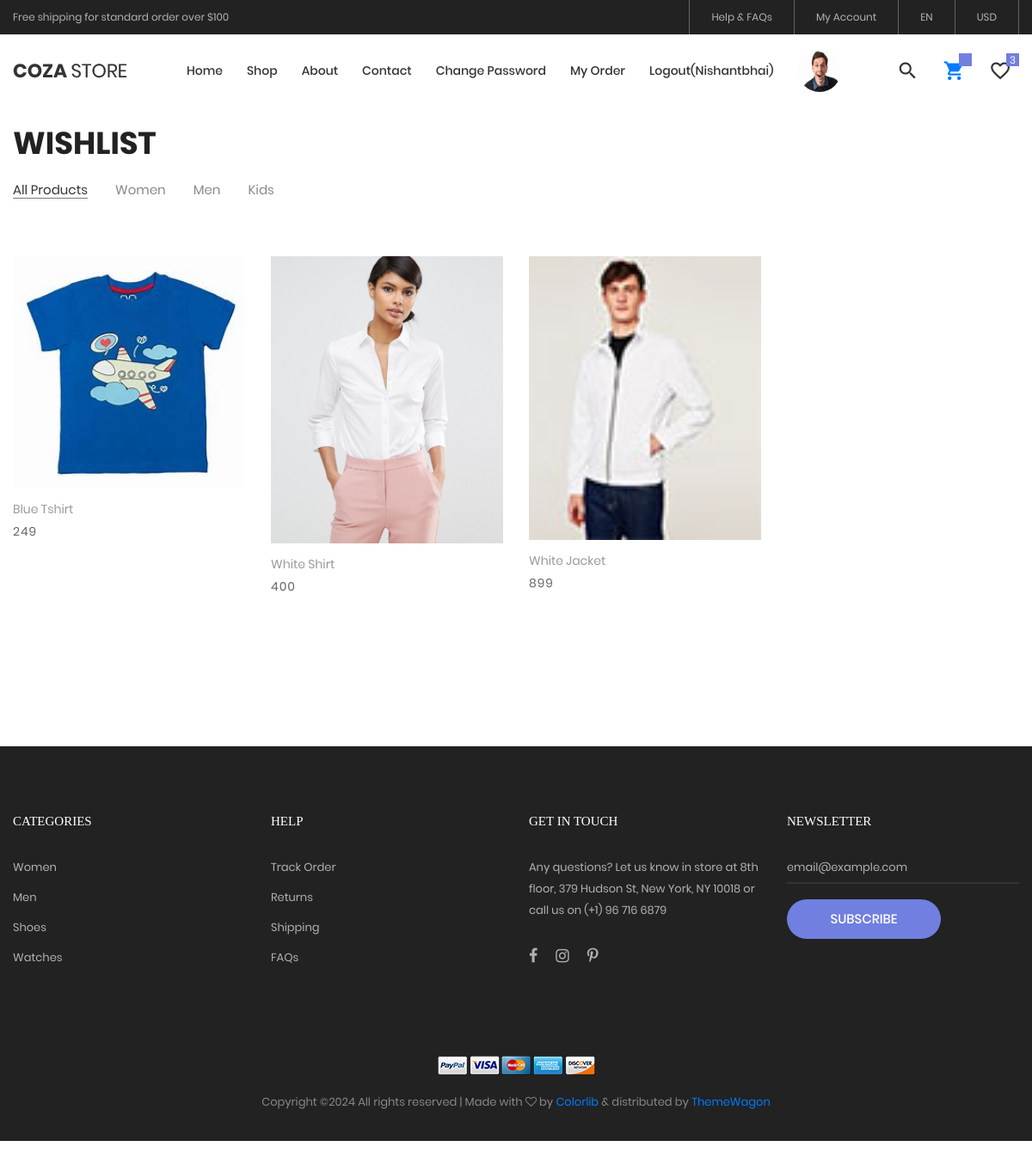
/wishlist/ (signed in), run on the app's committed database.
### myapp/models.py (models this page shows, shortened)
class User(models.Model):
    fname = models.CharField(max_length=100)
    lname = models.CharField(max_length=100)
    email = models.EmailField(unique=True)
    mobile = models.PositiveBigIntegerField()
    address = models.TextField()
    password = models.CharField(max_length=100)
    profile_picture = models.ImageField(upload_to="profile_picture/url")
    usertype = models.CharField(max_length=100, default="buyer")

class Wishlist(models.Model):
	user = models.ForeignKey(User, on_delete=models.CASCADE)
	product = models.ForeignKey(Product, on_delete=models.CASCADE)
	date = models.DateTimeField(default=timezone.now)

class Product(models.Model):
    category = (
        ("Men", "men"),
        ("Women", "Women"),
        ("Kids", "Kids"),
    )
    seller = models.ForeignKey(User, on_delete=models.CASCADE)
    product_category = models.CharField(max_length=100, choices=category)
    product_name = models.CharField(max_length=100)
    product_price = models.PositiveBigIntegerField()
    product_desc = models.TextField()
    product_image = models.ImageField(upload_to="product_image/")

### myapp/views.py (the view)
# urls.py: path('wishlist/',views.wishlist,name='wishlist'),
def wishlist(request):
	user=User.objects.get(email=request.session['email'])
	wishlists=Wishlist.objects.filter(user=user)
	request.session['wishlist_count']=len(wishlists)
	return render(request,'wishlist.html',{'wishlists':wishlists})

### myapp/templates/wishlist.html (shortened to what this page needs)
{% extends 'header.html' %}
{% load static %}
{% block content %}
<!DOCTYPE html>
<html lang="en">
<head>
</head>
<body class="animsition">
    <section class="bg0 p-t-23 p-b-140">
        <div class="container">
            <div class="p-b-10">
                <h3 class="ltext-103 cl5">
                    Wishlist
                </h3>
            </div>
            <div class="flex-w flex-sb-m p-b-52">
                <div class="flex-w flex-l-m filter-tope-group m-tb-10">
                    <button class="stext-106 cl6 hov1 bor3 trans-04 m-r-32 m-tb-5 how-active1" data-filter="*">
                        All Products
                    </button>
                    <button class="stext-106 cl6 hov1 bor3 trans-04 m-r-32 m-tb-5" data-filter=".women">
                        Women
                    </button>
                    <button class="stext-106 cl6 hov1 bor3 trans-04 m-r-32 m-tb-5" data-filter=".men">
                        Men
                    </button>
                    <button class="stext-106 cl6 hov1 bor3 trans-04 m-r-32 m-tb-5" data-filter=".bag">
                        Kids
                    </button>
                </div>
            </div>
            <div class="row isotope-grid">
                {% for i in wishlists %}
                <div class="col-sm-6 col-md-4 col-lg-3 p-b-35 isotope-item women">
                    <div class="block2">
                        <div class="block2-pic hov-img0">
                            <img src="{{i.product.product_image.url}}" alt="IMG-PRODUCT">
                        </div>
                        <div class="block2-txt flex-w flex-t p-t-14">
                            <div class="block2-txt-child1 flex-col-l ">
                                <a href="product-detail.html" class="stext-104 cl4 hov-cl1 trans-04 js-name-b2 p-b-6">
                                    {{i.product.product_name}}
                                </a>
                                <span class="stext-105 cl3">
                                    {{i.product.product_price}}
                                </span>
                            </div>
                        </div>
                    </div>
                </div>
                {% endfor %}
            </div>
        </div>
    </section>
</body>
</html>
{% endblock %}

### myapp/templates/header.html (shortened to what this page needs)
{% load static %}
<!DOCTYPE html>
<html lang="en">
<head>
	<link rel="stylesheet" type="text/css" href="{% static 'vendor/bootstrap/css/bootstrap.min.css' %}">
	<link rel="stylesheet" type="text/css" href="{% static 'fonts/font-awesome-4.7.0/css/font-awesome.min.css' %}">
	<link rel="stylesheet" type="text/css" href="{% static 'fonts/iconic/css/material-design-iconic-font.min.css' %}">
	<link rel="stylesheet" type="text/css" href="{% static 'fonts/linearicons-v1.0.0/icon-font.min.css' %}">
	<link rel="stylesheet" type="text/css" href="{% static 'vendor/animate/animate.css' %}">
	<link rel="stylesheet" type="text/css" href="{% static 'vendor/css-hamburgers/hamburgers.min.css' %}">
	<link rel="stylesheet" type="text/css" href="{% static 'vendor/animsition/css/animsition.min.css' %}">
	<link rel="stylesheet" type="text/css" href="{% static 'vendor/select2/select2.min.css' %}">
	<link rel="stylesheet" type="text/css" href="{% static 'vendor/daterangepicker/daterangepicker.css' %}">
	<link rel="stylesheet" type="text/css" href="{% static 'vendor/slick/slick.css' %}">
	<link rel="stylesheet" type="text/css" href="{% static 'vendor/MagnificPopup/magnific-popup.css' %}">
	<link rel="stylesheet" type="text/css" href="{% static 'vendor/perfect-scrollbar/perfect-scrollbar.css' %}">
	<link rel="stylesheet" type="text/css" href="{% static 'css/util.css' %}">
	<link rel="stylesheet" type="text/css" href="{% static 'css/main.css' %}">
</head>
<body>
	<header class="header-v4">
		<div class="container-menu-desktop">
			<div class="top-bar">
				<div class="content-topbar flex-sb-m h-full container">
					<div class="left-top-bar">
						Free shipping for standard order over $100
					</div>
					<div class="right-top-bar flex-w h-full">
						<a href="#" class="flex-c-m trans-04 p-lr-25">
							Help & FAQs
						</a>
						<a href="#" class="flex-c-m trans-04 p-lr-25">
							My Account
						</a>
						<a href="#" class="flex-c-m trans-04 p-lr-25">
							EN
						</a>
						<a href="#" class="flex-c-m trans-04 p-lr-25">
							USD
						</a>
					</div>
				</div>
			</div>
			<div class="wrap-menu-desktop">
				<nav class="limiter-menu-desktop container">
					<a href="/" class="logo">
						<img src="{% static 'images/icons/logo-01.png' %}" alt="IMG-LOGO">
					</a>
					<div class="menu-desktop">
						<ul class="main-menu">
							<li>
								<a href="/">Home</a>
							</li>
							<li>
								<a href="{% url 'product' %}">Shop</a>
							</li>
							<li>
								<a href="{% url 'about' %}">About</a>
							</li>
							<li>
								<a href="{% url 'contact' %}">Contact</a>
							</li>
							{% if request.session.email %}
								<li>
									<a href="{% url 'change-password' %}">Change Password</a>
								</li>
								<li>
									<a href="{% url 'myorder' %}">My Order</a>
								</li>
								<li>
									<a href="{% url 'logout' %}">Logout({{request.session.fname}})</a>
								</li>
								<li>
									<a href="{% url 'profile' %}">
										<img src="{{request.session.profile_picture}}" style="width:50px;height: 50px;border-radius: 50%;">
									</a>
								</li>
							{% endif %}
						</ul>
					</div>
					<div class="wrap-icon-header flex-w flex-r-m">
						<div class="icon-header-item cl2 hov-cl1 trans-04 p-l-22 p-r-11 js-show-modal-search">
							<i class="zmdi zmdi-search"></i>
						</div>
						<div class="icon-header-item cl2 hov-cl1 trans-04 p-l-22 p-r-11 icon-header-noti js-show-cart" data-notify="{{request.session.cart_count}}">
							<a href="{% url 'cart' %}" ><i class="zmdi zmdi-shopping-cart"></i></a>
						</div>
						<a href="{% url 'wishlist' %}" class="dis-block icon-header-item cl2 hov-cl1 trans-04 p-l-22 p-r-11 icon-header-noti" data-notify="{{request.session.wishlist_count}}">
							<i class="zmdi zmdi-favorite-outline"></i>
						</a>
					</div>
				</nav>
			</div>
		</div>
	</header>
	{% block content %}
	{% endblock %}
	<footer class="bg3 p-t-75 p-b-32">
		<div class="container">
			<div class="row">
				<div class="col-sm-6 col-lg-3 p-b-50">
					<h4 class="stext-301 cl0 p-b-30">
						Categories
					</h4>
					<ul>
						<li class="p-b-10">
							<a href="#" class="stext-107 cl7 hov-cl1 trans-04">
								Women
							</a>
						</li>
						<li class="p-b-10">
							<a href="#" class="stext-107 cl7 hov-cl1 trans-04">
								Men
							</a>
						</li>
						<li class="p-b-10">
							<a href="#" class="stext-107 cl7 hov-cl1 trans-04">
								Shoes
							</a>
						</li>
						<li class="p-b-10">
							<a href="#" class="stext-107 cl7 hov-cl1 trans-04">
								Watches
							</a>
						</li>
					</ul>
				</div>
				<div class="col-sm-6 col-lg-3 p-b-50">
					<h4 class="stext-301 cl0 p-b-30">
						Help
					</h4>
					<ul>
						<li class="p-b-10">
							<a href="#" class="stext-107 cl7 hov-cl1 trans-04">
								Track Order
							</a>
						</li>
						<li class="p-b-10">
							<a href="#" class="stext-107 cl7 hov-cl1 trans-04">
								Returns
							</a>
						</li>
						<li class="p-b-10">
							<a href="#" class="stext-107 cl7 hov-cl1 trans-04">
								Shipping
							</a>
						</li>
						<li class="p-b-10">
							<a href="#" class="stext-107 cl7 hov-cl1 trans-04">
								FAQs
							</a>
						</li>
					</ul>
				</div>
				<div class="col-sm-6 col-lg-3 p-b-50">
					<h4 class="stext-301 cl0 p-b-30">
						GET IN TOUCH
					</h4>
					<p class="stext-107 cl7 size-201">
						Any questions? Let us know in store at 8th floor, 379 Hudson St, New York, NY 10018 or call us on (+1) 96 716 6879
					</p>
					<div class="p-t-27">
						<a href="#" class="fs-18 cl7 hov-cl1 trans-04 m-r-16">
							<i class="fa fa-facebook"></i>
						</a>
						<a href="#" class="fs-18 cl7 hov-cl1 trans-04 m-r-16">
							<i class="fa fa-instagram"></i>
						</a>
						<a href="#" class="fs-18 cl7 hov-cl1 trans-04 m-r-16">
							<i class="fa fa-pinterest-p"></i>
						</a>
					</div>
				</div>
				<div class="col-sm-6 col-lg-3 p-b-50">
					<h4 class="stext-301 cl0 p-b-30">
						Newsletter
					</h4>
					<form>
						<div class="wrap-input1 w-full p-b-4">
							<input class="input1 bg-none plh1 stext-107 cl7" type="text" name="email" placeholder="email@example.com">
						</div>
						<div class="p-t-18">
							<button class="flex-c-m stext-101 cl0 size-103 bg1 bor1 hov-btn2 p-lr-15 trans-04">
								Subscribe
							</button>
						</div>
					</form>
				</div>
			</div>
			<div class="p-t-40">
				<div class="flex-c-m flex-w p-b-18">
					<a href="#" class="m-all-1">
						<img src="{% static 'images/icons/icon-pay-01.png' %}" alt="ICON-PAY">
					</a>
					<a href="#" class="m-all-1">
						<img src="{% static 'images/icons/icon-pay-02.png' %}" alt="ICON-PAY">
					</a>
					<a href="#" class="m-all-1">
						<img src="{% static 'images/icons/icon-pay-03.png' %}" alt="ICON-PAY">
					</a>
					<a href="#" class="m-all-1">
						<img src="{% static 'images/icons/icon-pay-04.png' %}" alt="ICON-PAY">
					</a>
					<a href="#" class="m-all-1">
						<img src="{% static 'images/icons/icon-pay-05.png' %}" alt="ICON-PAY">
					</a>
				</div>
				<p class="stext-107 cl6 txt-center">
Copyright &copy;<script>document.write(new Date().getFullYear());</script> All rights reserved | Made with <i class="fa fa-heart-o" aria-hidden="true"></i> by <a href="https://colorlib.com" target="_blank">Colorlib</a> &amp; distributed by <a href="https://themewagon.com" target="_blank">ThemeWagon</a>
				</p>
			</div>
		</div>
	</footer>
</body>
</html>

### myapp/static/css/main.css (style rules this page uses)
.container { max-width: 1380px; }
@media (max-width: 1600px) { .container { max-width: 1200px; } }
.container-menu-desktop { height: auto; width: 100%; position: relative; -webkit-transition: all 0.3s; -o-transition: all 0.3s; -moz-transition: all 0.3s; transition: all 0.3s; }
.header-v4 .container-menu-desktop { height: 124px; }
.top-bar { height: 40px; background-color: #222; }
.left-top-bar { font-family: Poppins-Regular; font-size: 12px; line-height: 1.8; color: #b2b2b2; }
.right-top-bar a { font-family: Poppins-Regular; font-size: 12px; line-height: 1.8; height: 100%; color: #b2b2b2; border-right: 1px solid rgba(255,255,255,0.3); }
.right-top-bar a:first-child { border-left: 1px solid rgba(255,255,255,0.3); }
.wrap-menu-desktop { position: fixed; z-index: 1100; background-color: transparent; width: 100%; height: 84px; top: 40px; left: 0px; -webkit-transition: height 0.3s, background-color 0.3s; -o-transition: height 0.3s, background-color 0.3s; -moz-transition: height 0.3s, background-color 0.3s; transition: height 0.3s, background-color 0.3s; }
.header-v4 .wrap-menu-desktop { background-color: #fff; }
.limiter-menu-desktop { height: 100%; display: -webkit-box; display: -webkit-flex; display: -moz-box; display: -ms-flexbox; display: flex; align-items: center; background-color: transparent; }
.logo { display: -webkit-box; display: -webkit-flex; display: -moz-box; display: -ms-flexbox; display: flex; align-items: center; height: 65%; margin-right: 55px; }
.logo img { max-width: 100%; max-height: 100%; }
.menu-desktop { display: -webkit-box; display: -webkit-flex; display: -moz-box; display: -ms-flexbox; display: flex; align-items: center; height: 100%; }
.main-menu { list-style-type: none; margin: 0; display: -webkit-box; display: -webkit-flex; display: -moz-box; display: -ms-flexbox; display: flex; align-items: center; }
.main-menu > li { display: block; position: relative; padding: 20px 10px 20px 0px; margin: 0px 4px 0px 14px; }
.main-menu > li > a { font-family: Poppins-Medium; font-size: 14px; color: #333; padding: 5px 0px; transition: all 0.4s; -webkit-transition: all 0.4s; -o-transition: all 0.4s; -moz-transition: all 0.4s; }
.wrap-icon-header { flex-grow: 1; }
.icon-header-item { position: relative; font-size: 26px; line-height: 1; cursor: pointer; }
.icon-header-noti::after { content: attr(data-notify); font-family: Poppins-Regular; font-size: 12px; color: #fff; line-height: 15px; text-align: center; display: block; position: absolute; top: -7px; right: 0; min-width: 15px; height: 15px; padding: 0 3px; background-color: #717fe0; }
.block2-pic { position: relative; }
.block2-txt-child1 { width: calc(100% - 30px); }
.cl0 { color: #fff; }
.cl2 { color: #333; }
.cl3 { color: #666; }
.cl4 { color: #999; }
.cl5 { color: #222; }
.cl6 { color: #888; }
.cl7 { color: #b2b2b2; }
.stext-101 { font-family: Poppins-Medium; font-size: 15px; line-height: 1.466667; text-transform: uppercase; }
.stext-104 { font-family: Poppins-Regular; font-size: 14px; line-height: 1.466667; }
.stext-105 { font-family: Poppins-Regular; font-size: 14px; line-height: 1.466667; letter-spacing: 1px; }
.stext-106 { font-family: Poppins-Regular; font-size: 15px; line-height: 1.2; }
.stext-107 { font-family: Poppins-Regular; font-size: 13px; line-height: 1.923; }
.stext-301 { font-family: Montserrat-Bold; font-size: 15px; line-height: 1.6; text-transform: uppercase; }
.ltext-103 { font-family: Poppins-Bold; font-size: 36px; line-height: 1.1; text-transform: uppercase; }
.size-103 { min-width: 179px; height: 46px; }
.size-201 { max-width: 270px; }
.bg-none { background-color: transparent; }
.bg0 { background-color: #fff; }
.bg1 { background-color: #717fe0; }
.bg3 { background-color: #222; }
.bor1 { border-radius: 23px; }
.bor3 { border-bottom: 1px solid transparent; }
.how-active1 { color: #333; border-color: #797979; }
.wrap-input1 { position: relative; border-bottom: 2px solid rgba(204,204,204, 0.1); }
.input1 { background-color: transparent; width: 100%; }
.hov-img0 { display: block; overflow: hidden; }
.hov-img0 img { width: 100%; -webkit-transition: transform 0.9s ease; -o-transition: transform 0.9s ease; -moz-transition: transform 0.9s ease; transition: transform 0.9s ease; }

### data on the page
User: session.fname "Nishantbhai"
Wishlist: product.product_image (picture), product.product_name "Blue Tshirt", product.product_price "249"
Wishlist: product.product_image (picture), product.product_name "White Shirt", product.product_price "400"
Wishlist: product.product_image (picture), product.product_name "White Jacket", product.product_price "899"
